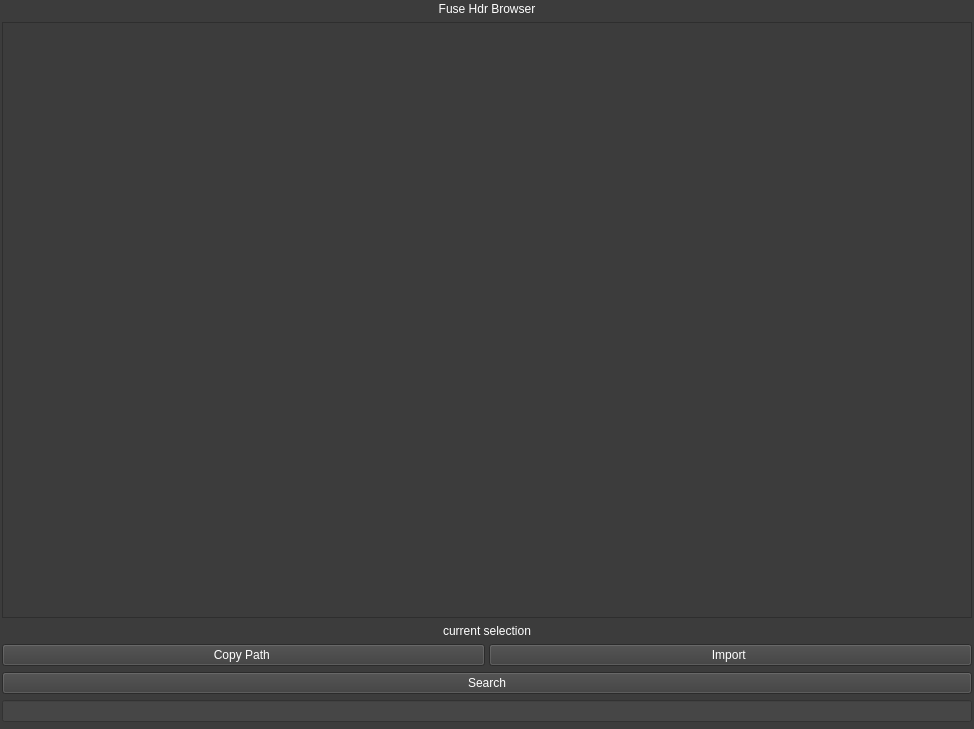
<?xml version="1.0" encoding="UTF-8"?>
<ui version="4.0">
 <class>MainWindow</class>
 <widget class="QMainWindow" name="MainWindow">
  <property name="geometry">
   <rect>
    <x>0</x>
    <y>0</y>
    <width>974</width>
    <height>729</height>
   </rect>
  </property>
  <property name="sizePolicy">
   <sizepolicy hsizetype="Expanding" vsizetype="Expanding">
    <horstretch>0</horstretch>
    <verstretch>0</verstretch>
   </sizepolicy>
  </property>
  <property name="minimumSize">
   <size>
    <width>780</width>
    <height>512</height>
   </size>
  </property>
  <property name="font">
   <font>
    <stylestrategy>PreferDefault</stylestrategy>
   </font>
  </property>
  <property name="focusPolicy">
   <enum>Qt::ClickFocus</enum>
  </property>
  <property name="windowTitle">
   <string>MainWindow</string>
  </property>
  <property name="styleSheet">
   <string notr="true">color: rgb(95, 95, 95);
border-top-color: rgb(85, 85, 85);
border-color: rgb(63, 63, 63);</string>
  </property>
  <property name="toolButtonStyle">
   <enum>Qt::ToolButtonFollowStyle</enum>
  </property>
  <property name="animated">
   <bool>false</bool>
  </property>
  <property name="dockNestingEnabled">
   <bool>true</bool>
  </property>
  <property name="unifiedTitleAndToolBarOnMac">
   <bool>false</bool>
  </property>
  <widget class="QWidget" name="centralwidget">
   <property name="styleSheet">
    <string notr="true">background-color: rgb(60, 60, 60);
selection-color: rgb(255, 233, 105);</string>
   </property>
   <layout class="QVBoxLayout" name="verticalLayout">
    <property name="margin">
     <number>2</number>
    </property>
    <item>
     <widget class="QLabel" name="label">
      <property name="palette">
       <palette>
        <active>
         <colorrole role="WindowText">
          <brush brushstyle="SolidPattern">
           <color alpha="255">
            <red>255</red>
            <green>255</green>
            <blue>255</blue>
           </color>
          </brush>
         </colorrole>
         <colorrole role="Button">
          <brush brushstyle="SolidPattern">
           <color alpha="255">
            <red>60</red>
            <green>60</green>
            <blue>60</blue>
           </color>
          </brush>
         </colorrole>
         <colorrole role="Text">
          <brush brushstyle="SolidPattern">
           <color alpha="255">
            <red>255</red>
            <green>255</green>
            <blue>255</blue>
           </color>
          </brush>
         </colorrole>
         <colorrole role="ButtonText">
          <brush brushstyle="SolidPattern">
           <color alpha="255">
            <red>255</red>
            <green>255</green>
            <blue>255</blue>
           </color>
          </brush>
         </colorrole>
         <colorrole role="Base">
          <brush brushstyle="SolidPattern">
           <color alpha="255">
            <red>60</red>
            <green>60</green>
            <blue>60</blue>
           </color>
          </brush>
         </colorrole>
         <colorrole role="Window">
          <brush brushstyle="SolidPattern">
           <color alpha="255">
            <red>60</red>
            <green>60</green>
            <blue>60</blue>
           </color>
          </brush>
         </colorrole>
         <colorrole role="HighlightedText">
          <brush brushstyle="SolidPattern">
           <color alpha="255">
            <red>255</red>
            <green>233</green>
            <blue>105</blue>
           </color>
          </brush>
         </colorrole>
        </active>
        <inactive>
         <colorrole role="WindowText">
          <brush brushstyle="SolidPattern">
           <color alpha="255">
            <red>255</red>
            <green>255</green>
            <blue>255</blue>
           </color>
          </brush>
         </colorrole>
         <colorrole role="Button">
          <brush brushstyle="SolidPattern">
           <color alpha="255">
            <red>60</red>
            <green>60</green>
            <blue>60</blue>
           </color>
          </brush>
         </colorrole>
         <colorrole role="Text">
          <brush brushstyle="SolidPattern">
           <color alpha="255">
            <red>255</red>
            <green>255</green>
            <blue>255</blue>
           </color>
          </brush>
         </colorrole>
         <colorrole role="ButtonText">
          <brush brushstyle="SolidPattern">
           <color alpha="255">
            <red>255</red>
            <green>255</green>
            <blue>255</blue>
           </color>
          </brush>
         </colorrole>
         <colorrole role="Base">
          <brush brushstyle="SolidPattern">
           <color alpha="255">
            <red>60</red>
            <green>60</green>
            <blue>60</blue>
           </color>
          </brush>
         </colorrole>
         <colorrole role="Window">
          <brush brushstyle="SolidPattern">
           <color alpha="255">
            <red>60</red>
            <green>60</green>
            <blue>60</blue>
           </color>
          </brush>
         </colorrole>
         <colorrole role="HighlightedText">
          <brush brushstyle="SolidPattern">
           <color alpha="255">
            <red>255</red>
            <green>233</green>
            <blue>105</blue>
           </color>
          </brush>
         </colorrole>
        </inactive>
        <disabled>
         <colorrole role="WindowText">
          <brush brushstyle="SolidPattern">
           <color alpha="255">
            <red>255</red>
            <green>255</green>
            <blue>255</blue>
           </color>
          </brush>
         </colorrole>
         <colorrole role="Button">
          <brush brushstyle="SolidPattern">
           <color alpha="255">
            <red>60</red>
            <green>60</green>
            <blue>60</blue>
           </color>
          </brush>
         </colorrole>
         <colorrole role="Text">
          <brush brushstyle="SolidPattern">
           <color alpha="255">
            <red>255</red>
            <green>255</green>
            <blue>255</blue>
           </color>
          </brush>
         </colorrole>
         <colorrole role="ButtonText">
          <brush brushstyle="SolidPattern">
           <color alpha="255">
            <red>255</red>
            <green>255</green>
            <blue>255</blue>
           </color>
          </brush>
         </colorrole>
         <colorrole role="Base">
          <brush brushstyle="SolidPattern">
           <color alpha="255">
            <red>60</red>
            <green>60</green>
            <blue>60</blue>
           </color>
          </brush>
         </colorrole>
         <colorrole role="Window">
          <brush brushstyle="SolidPattern">
           <color alpha="255">
            <red>60</red>
            <green>60</green>
            <blue>60</blue>
           </color>
          </brush>
         </colorrole>
         <colorrole role="HighlightedText">
          <brush brushstyle="SolidPattern">
           <color alpha="255">
            <red>255</red>
            <green>233</green>
            <blue>105</blue>
           </color>
          </brush>
         </colorrole>
        </disabled>
       </palette>
      </property>
      <property name="styleSheet">
       <string notr="true">color: rgb(255, 255, 255);</string>
      </property>
      <property name="text">
       <string>Fuse Hdr Browser</string>
      </property>
      <property name="alignment">
       <set>Qt::AlignCenter</set>
      </property>
     </widget>
    </item>
    <item>
     <widget class="QTableWidget" name="images_tableWidget">
      <property name="palette">
       <palette>
        <active>
         <colorrole role="WindowText">
          <brush brushstyle="SolidPattern">
           <color alpha="255">
            <red>255</red>
            <green>255</green>
            <blue>255</blue>
           </color>
          </brush>
         </colorrole>
         <colorrole role="Button">
          <brush brushstyle="SolidPattern">
           <color alpha="255">
            <red>60</red>
            <green>60</green>
            <blue>60</blue>
           </color>
          </brush>
         </colorrole>
         <colorrole role="Text">
          <brush brushstyle="SolidPattern">
           <color alpha="255">
            <red>255</red>
            <green>255</green>
            <blue>255</blue>
           </color>
          </brush>
         </colorrole>
         <colorrole role="ButtonText">
          <brush brushstyle="SolidPattern">
           <color alpha="255">
            <red>255</red>
            <green>255</green>
            <blue>255</blue>
           </color>
          </brush>
         </colorrole>
         <colorrole role="Base">
          <brush brushstyle="SolidPattern">
           <color alpha="255">
            <red>60</red>
            <green>60</green>
            <blue>60</blue>
           </color>
          </brush>
         </colorrole>
         <colorrole role="Window">
          <brush brushstyle="SolidPattern">
           <color alpha="255">
            <red>60</red>
            <green>60</green>
            <blue>60</blue>
           </color>
          </brush>
         </colorrole>
         <colorrole role="Highlight">
          <brush brushstyle="SolidPattern">
           <color alpha="255">
            <red>170</red>
            <green>255</green>
            <blue>0</blue>
           </color>
          </brush>
         </colorrole>
         <colorrole role="HighlightedText">
          <brush brushstyle="SolidPattern">
           <color alpha="255">
            <red>255</red>
            <green>255</green>
            <blue>127</blue>
           </color>
          </brush>
         </colorrole>
        </active>
        <inactive>
         <colorrole role="WindowText">
          <brush brushstyle="SolidPattern">
           <color alpha="255">
            <red>255</red>
            <green>255</green>
            <blue>255</blue>
           </color>
          </brush>
         </colorrole>
         <colorrole role="Button">
          <brush brushstyle="SolidPattern">
           <color alpha="255">
            <red>60</red>
            <green>60</green>
            <blue>60</blue>
           </color>
          </brush>
         </colorrole>
         <colorrole role="Text">
          <brush brushstyle="SolidPattern">
           <color alpha="255">
            <red>255</red>
            <green>255</green>
            <blue>255</blue>
           </color>
          </brush>
         </colorrole>
         <colorrole role="ButtonText">
          <brush brushstyle="SolidPattern">
           <color alpha="255">
            <red>255</red>
            <green>255</green>
            <blue>255</blue>
           </color>
          </brush>
         </colorrole>
         <colorrole role="Base">
          <brush brushstyle="SolidPattern">
           <color alpha="255">
            <red>60</red>
            <green>60</green>
            <blue>60</blue>
           </color>
          </brush>
         </colorrole>
         <colorrole role="Window">
          <brush brushstyle="SolidPattern">
           <color alpha="255">
            <red>60</red>
            <green>60</green>
            <blue>60</blue>
           </color>
          </brush>
         </colorrole>
         <colorrole role="Highlight">
          <brush brushstyle="SolidPattern">
           <color alpha="255">
            <red>170</red>
            <green>255</green>
            <blue>0</blue>
           </color>
          </brush>
         </colorrole>
         <colorrole role="HighlightedText">
          <brush brushstyle="SolidPattern">
           <color alpha="255">
            <red>255</red>
            <green>255</green>
            <blue>127</blue>
           </color>
          </brush>
         </colorrole>
        </inactive>
        <disabled>
         <colorrole role="WindowText">
          <brush brushstyle="SolidPattern">
           <color alpha="255">
            <red>255</red>
            <green>255</green>
            <blue>255</blue>
           </color>
          </brush>
         </colorrole>
         <colorrole role="Button">
          <brush brushstyle="SolidPattern">
           <color alpha="255">
            <red>60</red>
            <green>60</green>
            <blue>60</blue>
           </color>
          </brush>
         </colorrole>
         <colorrole role="Text">
          <brush brushstyle="SolidPattern">
           <color alpha="255">
            <red>255</red>
            <green>255</green>
            <blue>255</blue>
           </color>
          </brush>
         </colorrole>
         <colorrole role="ButtonText">
          <brush brushstyle="SolidPattern">
           <color alpha="255">
            <red>255</red>
            <green>255</green>
            <blue>255</blue>
           </color>
          </brush>
         </colorrole>
         <colorrole role="Base">
          <brush brushstyle="SolidPattern">
           <color alpha="255">
            <red>60</red>
            <green>60</green>
            <blue>60</blue>
           </color>
          </brush>
         </colorrole>
         <colorrole role="Window">
          <brush brushstyle="SolidPattern">
           <color alpha="255">
            <red>60</red>
            <green>60</green>
            <blue>60</blue>
           </color>
          </brush>
         </colorrole>
         <colorrole role="Highlight">
          <brush brushstyle="SolidPattern">
           <color alpha="255">
            <red>170</red>
            <green>255</green>
            <blue>0</blue>
           </color>
          </brush>
         </colorrole>
         <colorrole role="HighlightedText">
          <brush brushstyle="SolidPattern">
           <color alpha="255">
            <red>255</red>
            <green>255</green>
            <blue>127</blue>
           </color>
          </brush>
         </colorrole>
        </disabled>
       </palette>
      </property>
      <property name="focusPolicy">
       <enum>Qt::TabFocus</enum>
      </property>
      <property name="styleSheet">
       <string notr="true">selection-color: rgb(255, 255, 127);
selection-background-color: rgb(170, 255, 0);
color: rgb(255, 255, 255);</string>
      </property>
      <property name="autoScroll">
       <bool>false</bool>
      </property>
      <property name="editTriggers">
       <set>QAbstractItemView::AllEditTriggers</set>
      </property>
      <property name="selectionMode">
       <enum>QAbstractItemView::SingleSelection</enum>
      </property>
     </widget>
    </item>
    <item>
     <widget class="QLabel" name="hdrName">
      <property name="styleSheet">
       <string notr="true">color: rgb(255, 255, 255);</string>
      </property>
      <property name="text">
       <string>current selection</string>
      </property>
      <property name="alignment">
       <set>Qt::AlignCenter</set>
      </property>
      <property name="textInteractionFlags">
       <set>Qt::LinksAccessibleByMouse|Qt::TextEditable</set>
      </property>
     </widget>
    </item>
    <item>
     <layout class="QHBoxLayout" name="horizontalLayout_2">
      <property name="spacing">
       <number>4</number>
      </property>
      <item>
       <widget class="QPushButton" name="copy_pathBtn">
        <property name="styleSheet">
         <string notr="true">color: rgb(255, 255, 255);</string>
        </property>
        <property name="text">
         <string>Copy Path </string>
        </property>
       </widget>
      </item>
      <item>
       <widget class="QPushButton" name="create_btn">
        <property name="styleSheet">
         <string notr="true">color: rgb(255, 255, 255);</string>
        </property>
        <property name="text">
         <string>Import </string>
        </property>
       </widget>
      </item>
     </layout>
    </item>
    <item>
     <widget class="QPushButton" name="searchButton">
      <property name="styleSheet">
       <string notr="true">color: rgb(255, 255, 255);</string>
      </property>
      <property name="text">
       <string>Search</string>
      </property>
     </widget>
    </item>
    <item>
     <widget class="QLineEdit" name="searchBox">
      <property name="focusPolicy">
       <enum>Qt::StrongFocus</enum>
      </property>
      <property name="styleSheet">
       <string notr="true">border-color: rgb(170, 255, 0);
background-color: rgb(70, 70, 70);
color: rgb(255, 255, 255);</string>
      </property>
      <property name="text">
       <string/>
      </property>
     </widget>
    </item>
    <item>
     <spacer name="verticalSpacer">
      <property name="orientation">
       <enum>Qt::Vertical</enum>
      </property>
      <property name="sizeType">
       <enum>QSizePolicy::Fixed</enum>
      </property>
      <property name="sizeHint" stdset="0">
       <size>
        <width>10</width>
        <height>5</height>
       </size>
      </property>
     </spacer>
    </item>
   </layout>
  </widget>
 </widget>
 <resources/>
 <connections/>
</ui>
